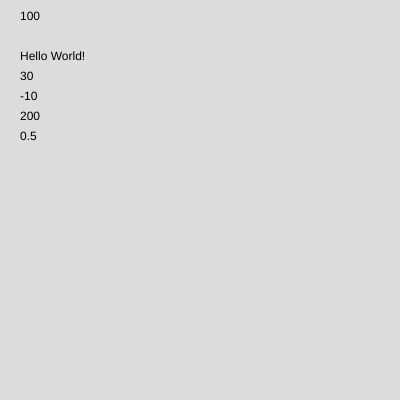
Frame 1 (no input)
Frame 60 (no input): identical to frame 1, image omitted
Frame 120 (the mouse pressed at the canvas centre since frame 60): identical to frame 1, image omitted

The p5.js sketch that drew this single still picture (run headless with seeded random() and noise() and a simulated clock; from frame 60 on, the mouse is pressed at the canvas centre):

// p5.js sketch
// ── sketch.js
function setup() {
  createCanvas(400, 400);
}

function draw() {
  background(220);

  //Variable, cijfes en letters
  let x = 100;
  let greeting = "Hello World!";

  //Variable, begingetallen
  let a = 10;
  let b = 20;

  //Variable, basis sommen
  let optellen = a + b;
  let aftrekken = a - b;
  let vermenigvuldigen = a * b;
  let delen = a / b;

  //display
  text(x, 20, 20);
  text(greeting, 20, 60);

  text(optellen, 20, 80);
  text(aftrekken, 20, 100);
  text(vermenigvuldigen, 20, 120);
  text(delen, 20, 140);


}
